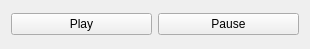
<?xml version="1.0" encoding="UTF-8"?>
<ui version="4.0">
 <class>PlayerPanelWidget</class>
 <widget class="QWidget" name="PlayerPanelWidget">
  <property name="geometry">
   <rect>
    <x>0</x>
    <y>0</y>
    <width>310</width>
    <height>49</height>
   </rect>
  </property>
  <property name="windowTitle">
   <string>Form</string>
  </property>
  <layout class="QHBoxLayout" name="horizontalLayout">
   <item>
    <widget class="QPushButton" name="playButton">
     <property name="autoFillBackground">
      <bool>false</bool>
     </property>
     <property name="text">
      <string>Play</string>
     </property>
    </widget>
   </item>
   <item>
    <widget class="QPushButton" name="pauseButton">
     <property name="text">
      <string>Pause</string>
     </property>
    </widget>
   </item>
  </layout>
 </widget>
 <resources/>
 <connections/>
</ui>
